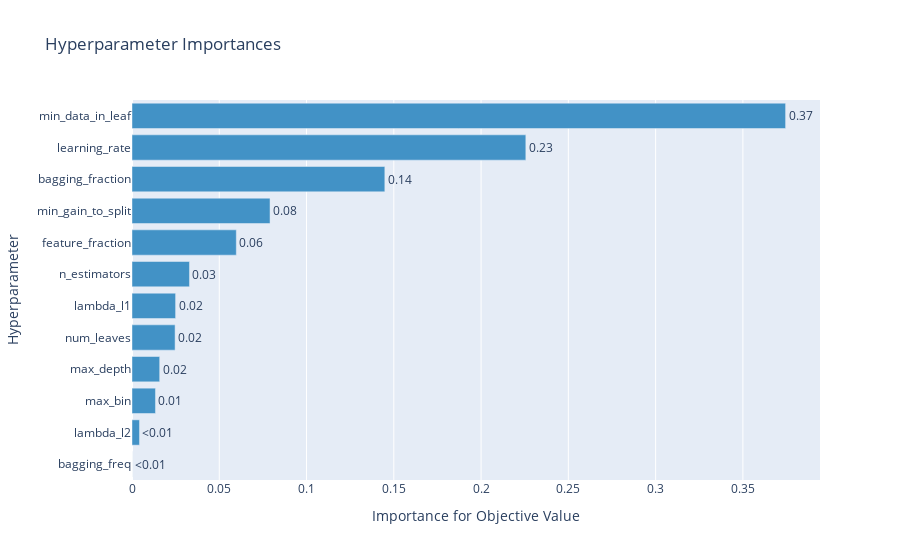

Write notebook code for a chart like this one.
### Code cell
optuna.visualization.plot_param_importances(study)

### Figure 1 — Plotly figure (JSON) as saved in the notebook; plotly's stock layout.template omitted (floating-point values rounded to 4 significant figures)
{"data": [{"cliponaxis": false, "hovertemplate": ["bagging_freq (CategoricalDistribution): 0.0<extra></extra>", "lambda_l2 (IntDistribution): 0.0042850377215626<extra></extra>", "max_bin (IntDistribution): 0.013453331117547719<extra></extra>", "max_depth (IntDistribution): 0.01585733634331141<extra></extra>", "num_leaves (IntDistribution): 0.024686697605177155<extra></extra>", "lambda_l1 (IntDistribution): 0.024980118082979084<extra></extra>", "n_estimators (IntDistribution): 0.0329264791304003<extra></extra>", "feature_fraction (FloatDistribution): 0.059767271432563614<extra></extra>", "min_gain_to_split (FloatDistribution): 0.07908587223604456<extra></extra>", "bagging_fraction (FloatDistribution): 0.144854478356517<extra></extra>", "learning_rate (FloatDistribution): 0.22563761456512438<extra></extra>", "min_data_in_leaf (IntDistribution): 0.37446576340877213<extra></extra>"], "marker": {"color": "rgb(66,146,198)"}, "orientation": "h", "text": ["<0.01", "<0.01", "0.01", "0.02", "0.02", "0.02", "0.03", "0.06", "0.08", "0.14", "0.23", "0.37"], "textposition": "outside", "type": "bar", "x": [0, 0.004285, 0.01345, 0.01586, 0.02469, 0.02498, 0.03293, 0.05977, 0.07909, 0.1449, 0.2256, 0.3745], "y": ["bagging_freq", "lambda_l2", "max_bin", "max_depth", "num_leaves", "lambda_l1", "n_estimators", "feature_fraction", "min_gain_to_split", "bagging_fraction", "learning_rate", "min_data_in_leaf"]}], "layout": {"autosize": true, "showlegend": false, "title": {"text": "Hyperparameter Importances"}, "xaxis": {"autorange": true, "range": [0, 0.3942], "title": {"text": "Importance for Objective Value"}, "type": "linear"}, "yaxis": {"autorange": true, "range": [-0.5, 11.5], "title": {"text": "Hyperparameter"}, "type": "category"}}}
